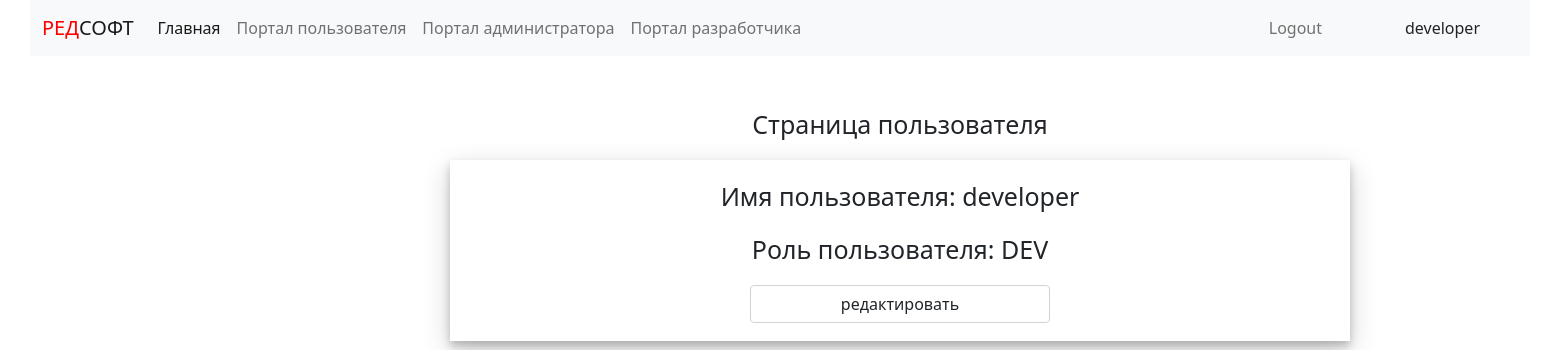
The page /user/ (signed in) on the database as committed earlier.
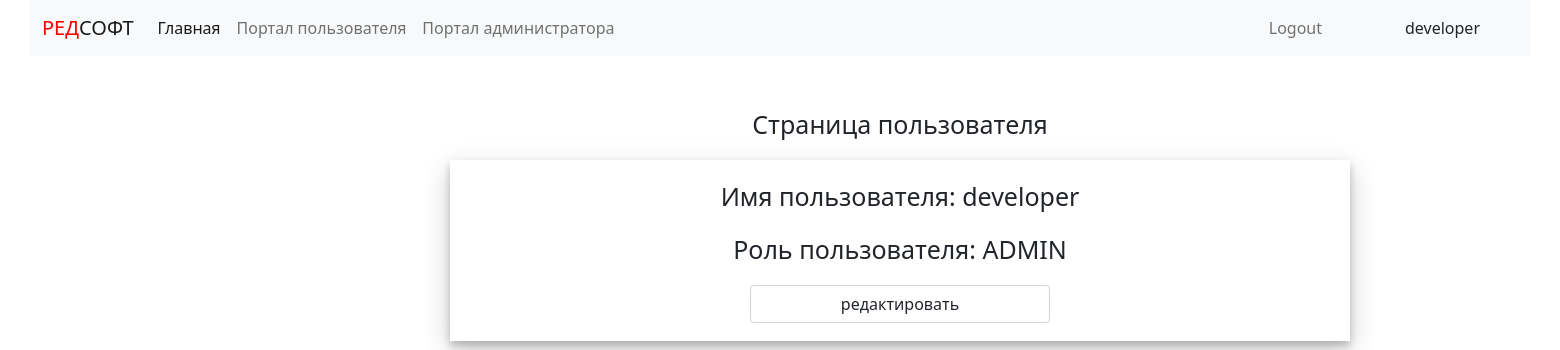
The same page on the database as committed later.
### authapp/models.py (models this page shows, shortened)
class User(AbstractUser):
    ADMIN = 'ADMIN'
    USER = 'USER'
    DEVELOPER = "DEV"
    ROLE_CHOICES = (
        (ADMIN, 'Administrator'),
        (USER, 'User'),
        (DEVELOPER, 'Developer')
    )
    role = models.CharField(choices=ROLE_CHOICES, default=USER, blank=True, null=True, max_length=50)
    objects = UserManager()

### mainapp/views.py (the view)
# urls.py: path('user/', mainapp.user, name="user"),
def user(request):
    if not request.user.is_anonymous:
        if request.user.role == 'ADMIN' or request.user.role == 'USER' or request.user.is_superuser:
            print(request.user.role, 'user')
            username = request.user.username
            user = User.objects.filter(username=username).first
            content = {'user': user}
            return render(request, 'mainapp/user.html', content)
        else:
            return HttpResponseNotFound('<h1> Page not found</h1>')
    else:
        return HttpResponseNotFound('<h1> Page not found</h1>')

### mainapp/templates/mainapp/user.html
{% extends 'mainapp/base.html' %}
{% load static %}
{% block content %}
    <div class="content">
        <p>
            Страница пользователя
        </p>
        <div class="col-md-6 form-admin bottom-admin">
            <p> Имя пользователя: {{ user.username}}</p>
            <p> Роль пользователя:  {{ user.role}}</p>
            <a href="{% url 'auth:edit' %}" class="link">
            <button class="form-control">
                  редактировать
            </button>
            </a>
        </div>
    </div>
{% endblock %}

### mainapp/templates/mainapp/base.html (shortened to what this page needs)
<!DOCTYPE html>
{% load static %}
<html lang="en">
<head>
    {% block head %}
        <link rel="stylesheet" type="text/css" href="{% static 'css/bootstrap.min.css' %}">
        <link rel="stylesheet" type="text/css" href="{% static 'css/style.css' %}">
    {% endblock %}
</head>
<body>
        <div class="bloсk">
            <div class="header">
                <nav class="navbar navbar-expand-lg navbar-light bg-light right-log">
                  <div class="container-fluid">
                      <a class="navbar-brand" href="{% url 'index' %}"><h><span style="color: red">РЕД</span>СОФТ</h></a>
                    <div class="collapse navbar-collapse" id="navbarNav">
                      <ul class="navbar-nav">
                        <li class="nav-item">
                          <a class="nav-link active" aria-current="page" href="{% url 'index' %}">Главная</a>
                        </li>
                          {% if user.is_authenticated %}
                                {% if user.role == 'ADMIN' or user.role == 'USER' or user.is_superuser%}
                        <li class="nav-item">
                          <a class="nav-link" href="{% url 'main:user' %}">Портал пользователя</a>
                        </li>
                                {% endif %}
                                {% if user.role == 'ADMIN' or user.is_superuser%}
                          <li class="nav-item">
                          <a class="nav-link" href="{% url 'main:admin' %}">Портал администратора</a>
                        </li>
                                {% endif %}
                                {% if user.is_superuser%}
                          <li class="nav-item">
                          <a class="nav-link" href="{% url 'main:dev' %}">Портал разработчика</a>
                        </li>
                                {% endif %}
                          {% endif %}
                           {% if user.is_authenticated %}
                                <li class="nav-item logname">
                                        {{user.username}}
                                </li>
                                <li class="nav-item log">
                                  <a href="{% url 'auth:logout' %}" class="nav-link">Logout</a>
                                    </li>
                           {% endif %}
                      </ul>
                    </div>
                  </div>
                </nav>
            </div>
            {% block content %}
            {% endblock %}
        </div>
</body>
</html>

Rows that differ between the two databases and show on the page:
changed User "developer": role "DEV" → "ADMIN"; is_superuser True → False (drawn)
Other text that changed with them:
text no longer shown: "Портал разработчика"
